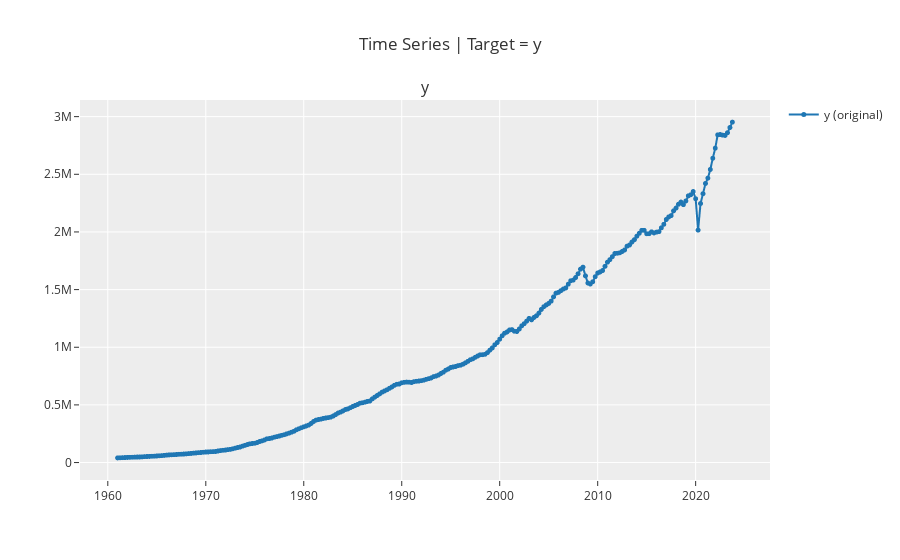

Notebook source saved alongside this figure:
### Code cell
plot_model(plot='ts')

### Figure 1 — Plotly figure (JSON) as saved in the notebook; plotly's stock layout.template omitted (floating-point values rounded to 4 significant figures; data arrays with more than 128 entries replaced by an {"elided": "..."} marker saying what was removed)
{"data": [{"line": {"color": "rgb(31, 119, 180)", "width": 2}, "marker": {"color": "rgb(31, 119, 180)", "size": 5}, "mode": "lines+markers", "name": "y (original)", "type": "scattergl", "x": {"elided": "252 str values"}, "xaxis": "x", "y": {"elided": "252 int values"}, "yaxis": "y"}], "layout": {"annotations": [{"font": {"size": 16}, "showarrow": false, "text": "y", "x": 0.5, "xanchor": "center", "xref": "paper", "y": 1, "yanchor": "bottom", "yref": "paper"}], "showlegend": true, "title": {"text": "Time Series | Target = y"}, "xaxis": {"anchor": "y", "domain": [0, 1]}, "yaxis": {"anchor": "x", "domain": [0, 1]}}}
